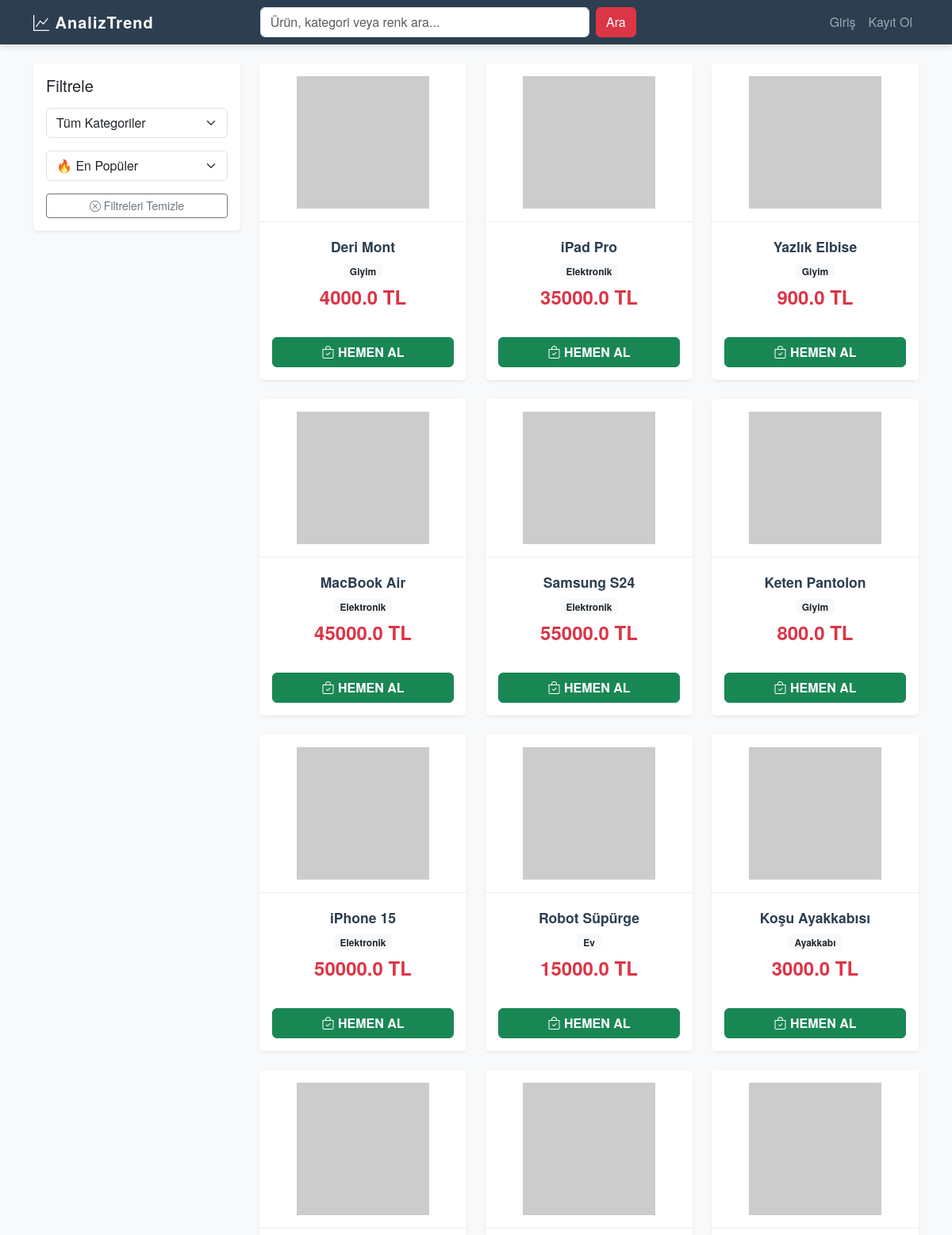
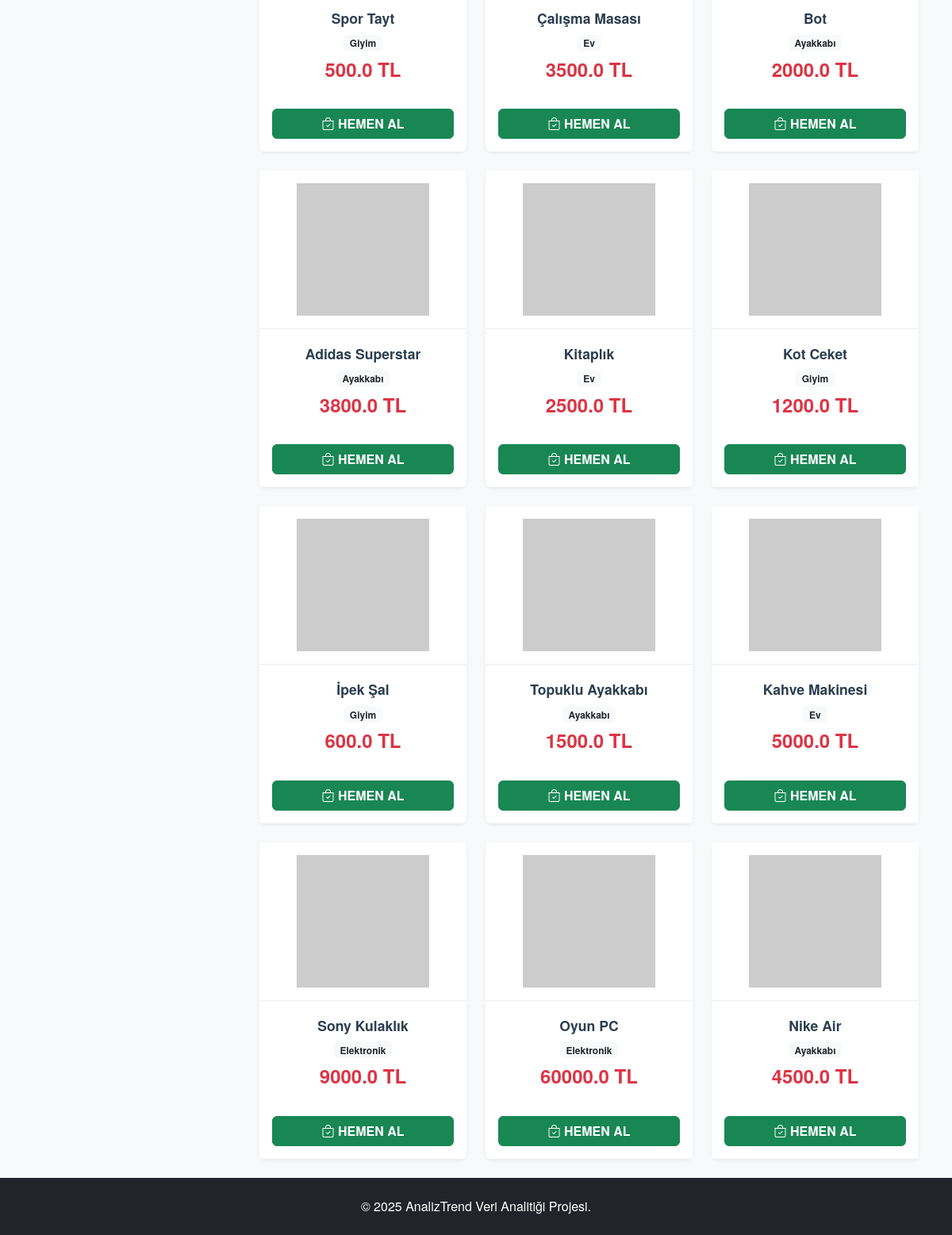
The page / on the database its author committed (2 pictures, top to bottom).
### app.py (models this page shows)
class Product(db.Model):
    id = db.Column(db.Integer, primary_key=True)
    name = db.Column(db.String(200), nullable=False)
    category = db.Column(db.String(100), nullable=False)
    price = db.Column(db.Float, nullable=False)

### app.py (the view)
@app.route('/')
def index():
    q = request.args.get('q', '')
    category = request.args.get('category', '')
    sort = request.args.get('sort', '')
    query = db.session.query(Product).outerjoin(ClickLog).group_by(Product.id)
    if q:
        query = query.filter(or_(Product.name.ilike(f'%{q}%'), Product.category.ilike(f'%{q}%')))
    if category:
        query = query.filter(Product.category == category)
    if sort == 'price_asc':
        query = query.order_by(Product.price.asc())
    elif sort == 'price_desc':
        query = query.order_by(Product.price.desc())
    else:
        query = query.order_by(func.count(ClickLog.id).desc())
    products = query.all()
    prod_list = []
    for p in products:
        img = f"https://placehold.co/400x400/2c3e50/FFFFFF/png?text={p.name.replace(' ', '+')}"
        prod_list.append({'obj': p, 'img': img})
    categories = [c[0] for c in db.session.query(Product.category).distinct()]
    return render_template('index.html', products=prod_list, categories=categories, current_filters={'q': q, 'category': category, 'sort': sort})

### templates/index.html (shortened to what this page needs)
{% extends 'layout.html' %}
{% block content %}
<div class="row">
    <div class="col-md-3 mb-4">
        <div class="card p-3 border-0 shadow-sm">
            <h5 class="mb-3">Filtrele</h5>
            <form action="{{ url_for('index') }}">
                <select name="category" class="form-select mb-3" onchange="this.form.submit()">
                    <option value="">Tüm Kategoriler</option>
                </select>
                <select name="sort" class="form-select mb-3" onchange="this.form.submit()">
                    <option value="" {% if not current_filters.sort %}selected{% endif %}>🔥 En Popüler</option>
                </select>
                <a href="{{ url_for('index') }}" class="btn btn-outline-secondary w-100 btn-sm"><i class="bi bi-x-circle"></i> Filtreleri Temizle</a>
            </form>
        </div>
    </div>
    <div class="col-md-9">
        <div class="row row-cols-1 row-cols-md-3 g-4">
            {% for item in products %}
            <div class="col">
                <div class="card h-100 border-0 shadow-sm product-card">
                    <a href="{{ url_for('product_detail', product_id=item.obj.id) }}" class="text-decoration-none text-dark">
                        <img src="{{ item.img }}" class="card-img-top p-3" alt="{{ item.obj.name }}">
                        <div class="card-body text-center">
                            <h5 class="card-title fw-bold">{{ item.obj.name }}</h5>
                            <span class="badge bg-light text-dark mb-2">{{ item.obj.category }}</span>
                            <h4 class="text-danger fw-bold">{{ item.obj.price }} TL</h4>
                        </div>
                    </a>
                    <div class="card-footer bg-white border-0 pb-3 px-3">
                        <button onclick="quickBuy({{ item.obj.id }}, '{{ item.obj.name }}')" class="btn btn-success w-100 fw-bold">
                            <i class="bi bi-bag-check"></i> HEMEN AL
                        </button>
                    </div>
                </div>
            </div>
            {% endfor %}
        </div>
    </div>
</div>
{% endblock %}

### templates/layout.html (shortened to what this page needs)
<!DOCTYPE html>
<html lang="tr">
  <head>
    <link
      href="https://cdn.jsdelivr.net/npm/bootstrap@5.3.3/dist/css/bootstrap.min.css"
      rel="stylesheet"
    />
    <link
      href="https://cdn.jsdelivr.net/npm/bootstrap-icons/font/bootstrap-icons.css"
      rel="stylesheet"
    />
    <link
      rel="stylesheet"
      href="{{ url_for('static', filename='css/style.css') }}"
    />
  </head>
  <body class="d-flex flex-column min-vh-100">
    <nav class="navbar navbar-expand-lg navbar-dark bg-dark sticky-top">
      <div class="container">
        <a class="navbar-brand fw-bold" href="{{ url_for('index') }}"
          ><i class="bi bi-graph-up"></i> AnalizTrend</a
        >
        <div class="collapse navbar-collapse" id="navbarNav">
          <form class="d-flex mx-auto col-lg-6" action="{{ url_for('index') }}">
            <input
              class="form-control me-2"
              type="search"
              name="q"
              placeholder="Ürün, kategori veya renk ara..."
              value="{{ current_filters.q if current_filters else '' }}"
            />
            <button class="btn btn-danger" type="submit">Ara</button>
          </form>
          <ul class="navbar-nav ms-auto align-items-center">
             {% if current_user.is_authenticated %}
            <li class="nav-item">
              <a class="nav-link" href="#">{{ current_user.username }}</a>
            </li>
            <li class="nav-item">
              <a class="nav-link" href="{{ url_for('logout') }}">Çıkış</a>
            </li>
            {% else %}
            <li class="nav-item">
              <a class="nav-link" href="{{ url_for('login') }}">Giriş</a>
            </li>
            <li class="nav-item">
              <a class="nav-link" href="{{ url_for('register') }}">Kayıt Ol</a>
            </li>
            {% endif %}
          </ul>
        </div>
      </div>
    </nav>
    <div class="container my-4 flex-grow-1">
      {% block content %}{% endblock %}
    </div>
    <footer class="bg-dark text-white text-center p-4 mt-auto">
      <p class="mb-0">&copy; 2025 AnalizTrend Veri Analitiği Projesi.</p>
    </footer>
  </body>
</html>

### static/css/style.css (style rules this page uses)
:root { --primary: #2c3e50; --secondary: #e67e22; --accent: #3498db; --light: #ecf0f1; --dark: #2c3e50; --success: #27ae60; }
body { background-color: #f8f9fa; font-family: 'Helvetica Neue', Helvetica, Arial, sans-serif; color: #333; }
.navbar { background-color: var(--primary) !important; box-shadow: 0 4px 6px rgba(0,0,0,0.1); }
.navbar-brand { font-weight: 700; letter-spacing: 1px; }
.product-card { border: none; border-radius: 8px; background: #fff; transition: transform 0.2s, box-shadow 0.2s; box-shadow: 0 2px 5px rgba(0,0,0,0.05); height: 100%; }
.product-card .card-img-top { height: 200px; object-fit: contain; padding: 15px; background: #fff; border-bottom: 1px solid #eee; }
.product-card .card-body { padding: 1.25rem; text-align: center; }
.product-card .card-title { font-size: 1.1rem; font-weight: 600; margin-bottom: 0.5rem; color: var(--dark); }

### rows shown on the page
Product: obj.name "Deri Mont", obj.category "Giyim", obj.price "4000.0"
Product: obj.name "iPad Pro", obj.category "Elektronik", obj.price "35000.0"
Product: obj.name "Yazlık Elbise", obj.category "Giyim", obj.price "900.0"
Product: obj.name "MacBook Air", obj.category "Elektronik", obj.price "45000.0"
Product: obj.name "Samsung S24", obj.category "Elektronik", obj.price "55000.0"
Product: obj.name "Keten Pantolon", obj.category "Giyim", obj.price "800.0"
Product: obj.name "iPhone 15", obj.category "Elektronik", obj.price "50000.0"
Product: obj.name "Robot Süpürge", obj.category "Ev", obj.price "15000.0"
Product: obj.name "Koşu Ayakkabısı", obj.category "Ayakkabı", obj.price "3000.0"
Product: obj.name "Spor Tayt", obj.category "Giyim", obj.price "500.0"
Product: obj.name "Çalışma Masası", obj.category "Ev", obj.price "3500.0"
Product: obj.name "Bot", obj.category "Ayakkabı", obj.price "2000.0"
Product: obj.name "Adidas Superstar", obj.category "Ayakkabı", obj.price "3800.0"
Product: obj.name "Kitaplık", obj.category "Ev", obj.price "2500.0"
Product: obj.name "Kot Ceket", obj.category "Giyim", obj.price "1200.0"
Product: obj.name "İpek Şal", obj.category "Giyim", obj.price "600.0"
Product: obj.name "Topuklu Ayakkabı", obj.category "Ayakkabı", obj.price "1500.0"
Product: obj.name "Kahve Makinesi", obj.category "Ev", obj.price "5000.0"
Product: obj.name "Sony Kulaklık", obj.category "Elektronik", obj.price "9000.0"
Product: obj.name "Oyun PC", obj.category "Elektronik", obj.price "60000.0"
Product: obj.name "Nike Air", obj.category "Ayakkabı", obj.price "4500.0"
